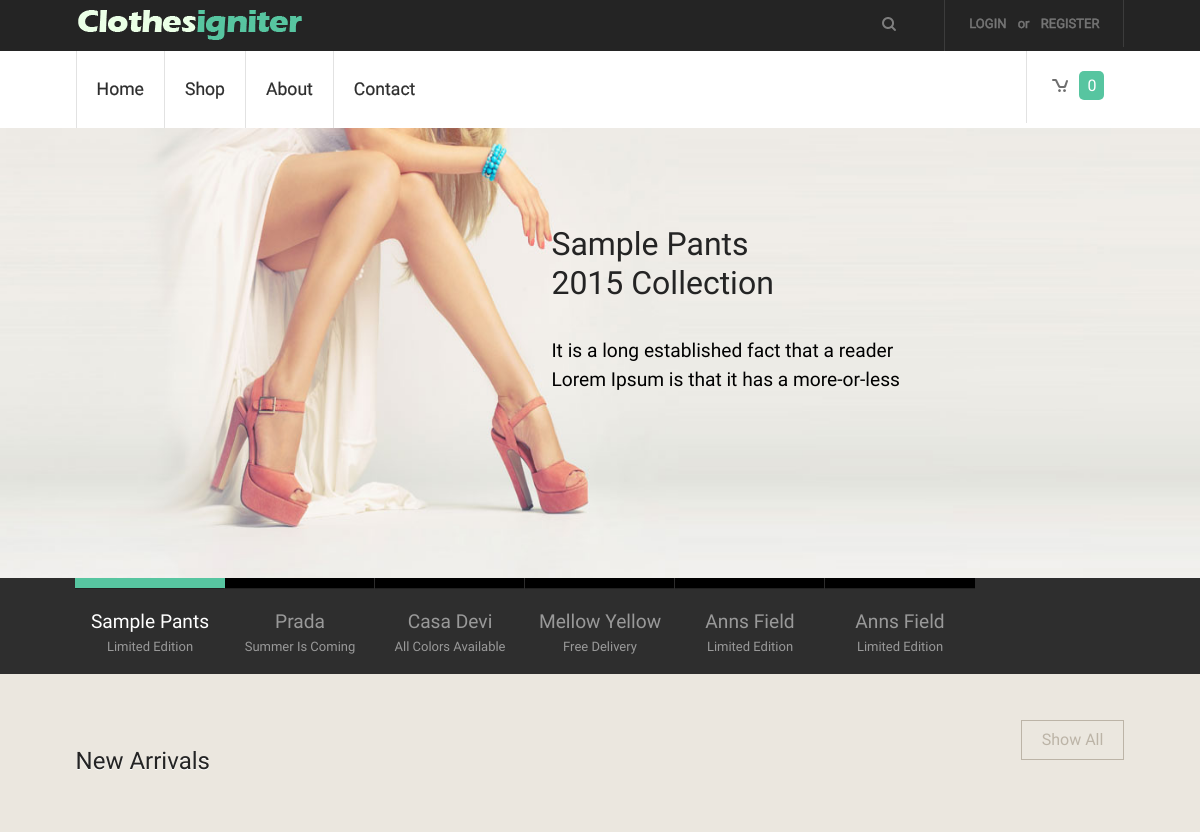
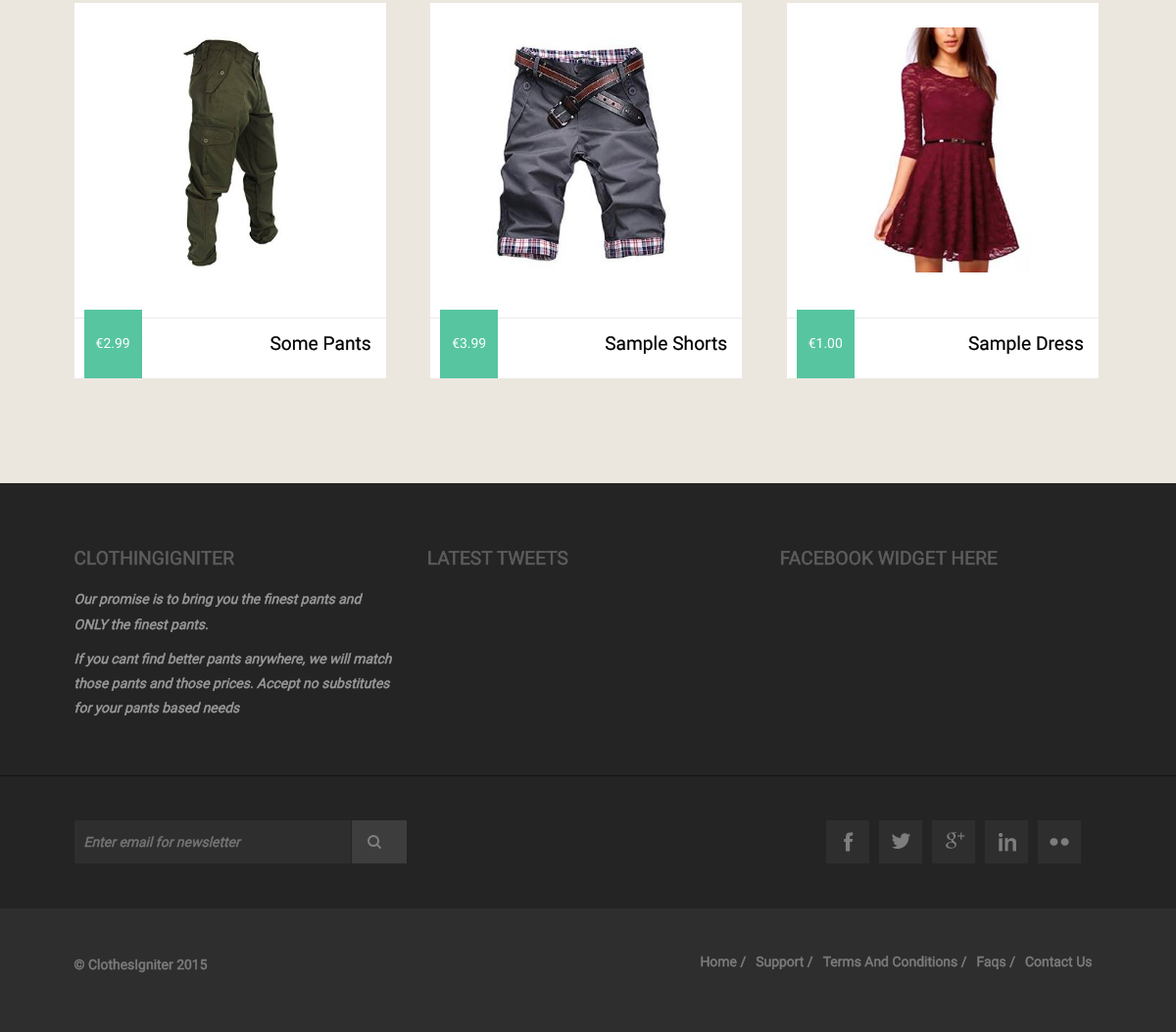
The page / on the database its author committed (2 pictures, top to bottom).
### tables this page shows
CREATE TABLE IF NOT EXISTS `store_items` (
  `id` int(11) NOT NULL,
  `item_name` varchar(240) NOT NULL,
  `item_price` decimal(7,2) NOT NULL,
  `image_small` varchar(240) NOT NULL,
  `image_large` varchar(240) NOT NULL,
  `item_description` text NOT NULL,
  `rating` int(11) NOT NULL DEFAULT '0',
  `categoryID` int(11) NOT NULL,
  `brandID` int(11) NOT NULL,
  `item_description_short` text NOT NULL
);

### application/views/includes/homepage/template.php (called while the page is built, shortened)
<?php $this->load->view('includes/homepage/header', $this->globals);?>
<?php $this->load->view($main_content);?>

### application/controllers/site.php (called while the page is built, shortened)
<?php
class Site extends MY_Controller{
    function __construct()
    {
        $this->load->model('item_model');
        $this->load->helper(array('form', 'url'));
        $this->load->library(array('form_validation'));
    }
    function index(){
        $data['items'] = $this->item_model->get_item();
        $data['items'] = array($data['items'][0], $data['items'][1], $data['items'][2]);
        $data['main_content'] = 'homepage';
        $this->load->view('includes/homepage/template', $data, $this->globals);
    }
}

### index.php (called while the page is built, shortened)
<?php
require_once BASEPATH.'core/CodeIgniter.php';

### application/models/Item_model.php (called while the page is built, shortened)
<?php
class Item_model extends CI_Model
{
    public function get_item($id = FALSE)
    {
        if (!$id)
        {
            $query = $this->db->get('store_items');
            if ($query->num_rows() > 0) {
                foreach ($query->result() as $row) {
                    $data[] = $row;
                }
                return $data;
            }
            return false;
        }
        $query = $this->db->get_where('store_items', array('id' => $id));
        return $query->row_array();
    }
}

### application/views/homepage.php (the view, shortened to what this page needs)
<div class="slider">
    <div class="image-slider">
        <div class="wrapper">
            <div id="ei-slider" class="ei-slider">
                <ul class="ei-slider-large">
                    <li>
                        <img src="<?php echo base_url();?>images/slider-image1.jpg" alt="image06"/>
                        <div class="ei-title">
                             <h2>Sample Pants <br>	2015 collection</h2>
                            <h3 class="active">It is a long established fact that a reader<br>
                                Lorem Ipsum is that it has a more-or-less
                            </h3>
                        </div>
                    </li>
                </ul>
                <ul class="ei-slider-thumbs">
                    <li class="ei-slider-element">Current</li>
                    <li>
                        <a href="#">
                            <span class="active">Sample pants</span>
                            <p>limited edition</p>
                        </a>
                    </li>
                    <li  class="hide1"><a href="#"><span>prada</span><p>summer is coming</p></a><img src="<?php echo base_url();?>images/thumbs/3.jpg" alt="thumb02" /></li>
                    <li class="hide1"><a href="#"><span>casa devi</span><p>all colors available</p> </a><img src="<?php echo base_url();?>images/thumbs/4.jpg" alt="thumb03" /></li>
                    <li><a href="#"><span>mellow yellow</span><p>free delivery</p> </a><img src="<?php echo base_url();?>images/thumbs/1.jpg" alt="thumb04" /></li>
                    <li><a href="#"><span>anns field</span><p>limited edition</p> </a><img src="<?php echo base_url();?>images/thumbs/5.jpg" alt="thumb05" /></li>
                    <li><a href="#"><span>anns field</span><p>limited edition</p> </a><img src="<?php echo base_url();?>images/thumbs/3.jpg" alt="thumb07" /></li>
                </ul>
            </div>
        </div>
    </div>
</div>
<div class="main_bg">
    <div class="wrap">
        <div class="main">
            <div class="top_main">
                <h2>new arrivals</h2>
                <?php echo anchor('store', 'Show All'); ?>
            </div>
            <div class="grids_of_3">
                <?php foreach($items as $item) { ?>
                <div class="grid1_of_3">
                    <a href="<?php echo base_url() . 'index.php/item/view/'.$item->id ?>">
                        <img src="<?php echo base_url() . "images/clothes/" . $item->image_large; ?>"  alt=""/>
                        <h3><?php echo $item->item_name ?></h3>
                        <span class="price">&euro;<?php echo $item->item_price ?></span>
                    </a>
                </div>
                <?php } ?>
            </div>
        </div>
    </div>
</div>

### css/style.css (style rules this page uses)
ol,ul { list-style:none;margin:0;padding:0; }
a { text-decoration:none; }
img { max-width:100%; }
html, body { font-family: 'Maven Pro', sans-serif; background:#ffffff; font-size: 100%; }
.wrap { margin:0 auto; width:80%; }
.log_reg li a { font-family: 'Maven Pro', sans-serif; font-size: 0.8125em; padding: 5px 8px; color: #777777; text-transform: uppercase; -webkit-text-stroke: 0.5px; }
.menu ul li a { display: block; padding: 26px 30px; color: #2d2d2d; font-size: 1.1em; text-transform: capitalize; -webkit-text-stroke: 0.2px; -webkit-transition: all 0.3s ease-in-out; -moz-transition: all 0.3s ease-in-out; -o-transition: all 0.3s ease-in-out; transition: all 0.3s ease-in-out; }
.main_bg { background: #EBE7DF; }
.main { padding:4%; }
.top_main { margin:3% 0; }
.top_main:first-child { margin-top: 0; }
.top_main h2 { float: left; text-transform: capitalize; color: #242424; font-size: 1.5em; text-shadow: 0 1px 0 #ffffff; line-height: 1.8em; }
.top_main a { font-size: 1em; float: right; text-transform: capitalize; padding: 8px 20px; color: #BCB4A7; border: 1px solid #BCB4A7; -webkit-transition: all 0.3s ease-in-out; -moz-transition: all 0.3s ease-in-out; -o-transition: all 0.3s ease-in-out; transition: all 0.3s ease-in-out; }
.grids_of_3 { text-align:center; display: block; }
.grid1_of_3 { float:left; width:30.3333%; margin-left:4.3333%; background: #ffffff; position: relative; }
.grid1_of_3:first-child { margin-left: 0; }
.grid1_of_3 a { display: block; }
.grid1_of_3 img { padding: 8% 0; }
.grid1_of_3 h3 { border-top: 1px solid #EBEBEB; padding: 15px; font-size: 1.2em; color: #000000; -webkit-text-stroke: 0.2px; text-shadow: 0 1px 0 #ffffff; text-transform: capitalize; }
.price { background: #57C5A0; color: #ffffff; font-size: 0.8725em; padding: 25px 12px; position: absolute; bottom: 0px; left: 10px; }
.grids_of_3 { display: block; margin: 4% 0; }
.wrapper { position: relative; width: 100%; }
@media only screen and (max-width: 1366px) { .wrap { width:95%; } }
@media only screen and (max-width: 1280px) { .wrap { width:95%; } }
@media only screen and (max-width: 1280px) { .menu ul li a { padding: 26px 20px; } }

### css/custom.css (style rules this page uses)
.grid1_of_3 { margin-bottom:20px; }
.grid1_of_3 h3 { text-align: right; }
.grids_of_3 img { max-height: 250px; }
.grid1_of_3 { transition: all 0.2s ease-out; }

### rows shown on the page
store_items: image_large (picture), item_name "Some Pants", item_price "2.99"
store_items: image_large (picture), item_name "Sample Shorts", item_price "3.99"
store_items: image_large (picture), item_name "Sample Dress", item_price "1.00"

### other values the page prints
anchor('login', 'Login') "LOGIN"
anchor('login/signup', 'Register') "REGISTER"
anchor('site', 'Home') "Home"
anchor('store', 'Shop') "Shop"
anchor('site/about', 'About') "About"
anchor('site/contact', 'Contact') "Contact"
$this->cart->total_items() "0"
anchor('store', 'Show All') "Show All"
